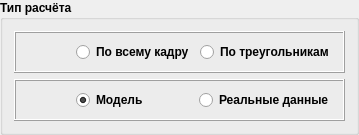
         <widget class="QGroupBox" name="groupBox_3">
          <property name="font">
           <font>
            <weight>75</weight>
            <bold>true</bold>
           </font>
          </property>
          <property name="title">
           <string>Тип расчёта</string>
          </property>
          <layout class="QGridLayout" name="gridLayout_11">
           <item row="1" column="0">
            <widget class="QFrame" name="frame_2">
             <property name="frameShape">
              <enum>QFrame::Box</enum>
             </property>
             <property name="frameShadow">
              <enum>QFrame::Raised</enum>
             </property>
             <layout class="QGridLayout" name="gridLayout_10">
              <property name="leftMargin">
               <number>60</number>
              </property>
              <item row="1" column="0">
               <widget class="QRadioButton" name="allFrameRadioButton">
                <property name="text">
                 <string>По всему кадру</string>
                </property>
               </widget>
              </item>
              <item row="1" column="1">
               <widget class="QRadioButton" name="triangleRadioButton">
                <property name="text">
                 <string>По треугольникам</string>
                </property>
               </widget>
              </item>
             </layout>
            </widget>
           </item>
           <item row="2" column="0">
            <widget class="QFrame" name="horizontalFrame">
             <property name="frameShape">
              <enum>QFrame::Box</enum>
             </property>
             <property name="frameShadow">
              <enum>QFrame::Raised</enum>
             </property>
             <layout class="QHBoxLayout" name="horizontalLayout_2">
              <property name="spacing">
               <number>12</number>
              </property>
              <property name="leftMargin">
               <number>60</number>
              </property>
              <item>
               <widget class="QRadioButton" name="modelRadioButton">
                <property name="text">
                 <string>Модель</string>
                </property>
                <property name="checked">
                 <bool>true</bool>
                </property>
               </widget>
              </item>
              <item>
               <widget class="QRadioButton" name="realDataRadioButton">
                <property name="text">
                 <string>Реальные данные</string>
                </property>
               </widget>
              </item>
             </layout>
            </widget>
           </item>
          </layout>
         </widget>
